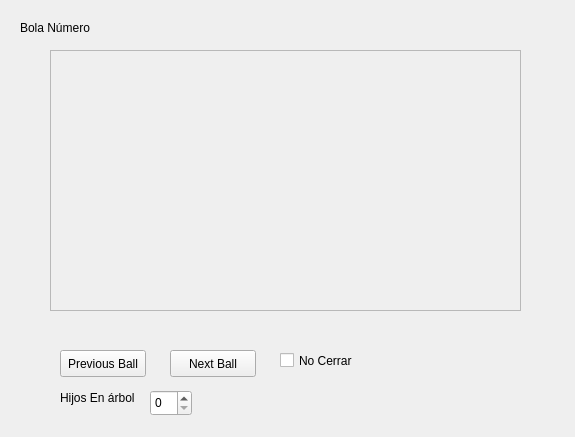
<?xml version="1.0" encoding="UTF-8"?>
<ui version="4.0">
 <class>WidgetInfo</class>
 <widget class="QWidget" name="WidgetInfo">
  <property name="geometry">
   <rect>
    <x>0</x>
    <y>0</y>
    <width>575</width>
    <height>437</height>
   </rect>
  </property>
  <property name="windowTitle">
   <string>Form</string>
  </property>
  <widget class="QLabel" name="labelNumBola">
   <property name="geometry">
    <rect>
     <x>20</x>
     <y>20</y>
     <width>181</width>
     <height>16</height>
    </rect>
   </property>
   <property name="text">
    <string>Bola Número </string>
   </property>
  </widget>
  <widget class="QPushButton" name="botonNext">
   <property name="geometry">
    <rect>
     <x>170</x>
     <y>350</y>
     <width>86</width>
     <height>27</height>
    </rect>
   </property>
   <property name="text">
    <string>Next Ball</string>
   </property>
  </widget>
  <widget class="QPushButton" name="botonPrevious">
   <property name="geometry">
    <rect>
     <x>60</x>
     <y>350</y>
     <width>86</width>
     <height>27</height>
    </rect>
   </property>
   <property name="text">
    <string>Previous Ball</string>
   </property>
  </widget>
  <widget class="QFrame" name="frameChart">
   <property name="geometry">
    <rect>
     <x>50</x>
     <y>50</y>
     <width>471</width>
     <height>261</height>
    </rect>
   </property>
   <property name="frameShape">
    <enum>QFrame::StyledPanel</enum>
   </property>
   <property name="frameShadow">
    <enum>QFrame::Raised</enum>
   </property>
  </widget>
  <widget class="QSpinBox" name="spinBox">
   <property name="geometry">
    <rect>
     <x>150</x>
     <y>390</y>
     <width>42</width>
     <height>26</height>
    </rect>
   </property>
  </widget>
  <widget class="QLabel" name="label_2">
   <property name="geometry">
    <rect>
     <x>60</x>
     <y>390</y>
     <width>101</width>
     <height>16</height>
    </rect>
   </property>
   <property name="text">
    <string>Hijos En árbol</string>
   </property>
  </widget>
  <widget class="QCheckBox" name="chBNoCerrar">
   <property name="geometry">
    <rect>
     <x>280</x>
     <y>350</y>
     <width>86</width>
     <height>21</height>
    </rect>
   </property>
   <property name="text">
    <string>No Cerrar</string>
   </property>
  </widget>
 </widget>
 <resources/>
 <connections/>
</ui>
